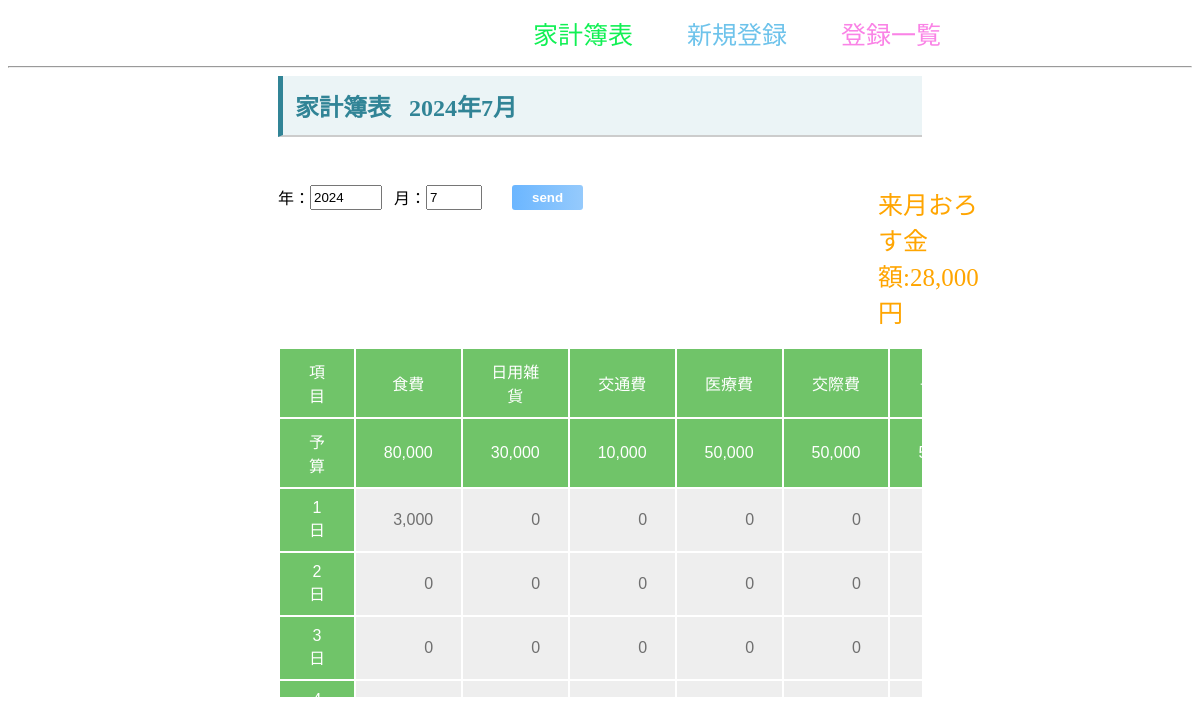
The page / on the database its author committed.
### kakeiboapp/models.py (models this page shows, shortened)
class Koumoku(models.Model):
    Koumoku_name=models.CharField(max_length=30,unique=True)
    yosan = models.IntegerField()
    class Meta:
        db_table="koumoku"

### kakeiboapp/views.py (the view)
# urls.py: path("",views.table,name="table"),
def table(request):
    if request.method=="POST":
        form=YMForm(request.POST)
        if form.is_valid():
            month=form.cleaned_data["month"]
            year=form.cleaned_data["year"]
            list2=tablecheck(year,month)
            list1=list2[0]
            koumokulist=list2[1]
            sumlist=list2[2]
            kurikosilist=list2[3]
            raigetu=list2[4]
            yosan_sum=list2[5]
    else:
        form=YMForm()
        today=timezone.now().date()
        month= today.month
        year= today.year
        list2=tablecheck(year,month)
        list1=list2[0]
        koumokulist=list2[1]
        sumlist=list2[2]
        kurikosilist=list2[3]
        raigetu=list2[4]
        yosan_sum=list2[5]
    return render(request,"kakeiboapp/table.html",context={
        "form":form,
        "list1":list1,
        "koumokulist":koumokulist,
        "sumlist":sumlist,
        "kurikosilist":kurikosilist,
        "raigetu":raigetu,
        "yosan_sum":yosan_sum,
        "year":year,
        "month":month
    })

### kakeiboapp/forms.py
class YMForm(forms.Form):
    today=datetime.datetime.now()
    year=forms.IntegerField(label="年",initial=today.date().year,min_value=1980,max_value=2100)
    month=forms.IntegerField(min_value=1,max_value=12,label="月",initial=today.date().month)

### kakeiboapp/views.py (called while the page is built)
def tablecheck(year,month):
    daylist=[0]
    koumokulist=Koumoku.objects.all()
    daylist=urucheck(year,month,daylist)
    list1=createtop(month,year,daylist,koumokulist)
    sumlist=grouplist_reset()
    kurikosilist=grouplist_reset()
    for i in range(len(daylist)-1):
        for j in range(len(koumokulist)):
                sumlist[j] += list1[i][j]
                sumlist[len(koumokulist)] += list1[i][j]
    for k in range(len(koumokulist)):
        kurikosilist[k] = koumokulist[k].yosan-sumlist[k]
    yosan_sum=0
    for koumoku in koumokulist:
        yosan_sum += koumoku.yosan
    raigetu = sumlist[len(koumokulist)]
    if raigetu > yosan_sum:
        raigetu=yosan_sum
    kurikosilist[len(koumokulist)]=yosan_sum-sumlist[len(koumokulist)]
    list2=[list1,koumokulist,sumlist,kurikosilist,raigetu,yosan_sum,daylist]
    return list2

def urucheck(year,month,daylist):
    if month==2:
        if year%4==0:
            if year%100==0:
                if year%400==0:
                    daylist=listuru(daylist)
                else:
                    daylist=list28(daylist)
            else:
                daylist=listuru(daylist)
        else:
            daylist=list28(daylist)
    elif month==4 or month==6 or month==9 or month==11:
        daylist=list30(daylist)
    else:
        daylist=list31(daylist)
    return daylist

def list31(daylist: List[int]):
    for i in range(31):
        daylist.append(i+1)
    return daylist

def createtop(month,year,daylist: List[int],koumokulist):
    list=[]
    grouplist=grouplist_reset()
    for i in range(len(daylist)-1):
        check_date=date(year,month,daylist[i+1])
        dayrecord=Rireki.objects.filter(date=check_date)
        if len(dayrecord) == 0:
            list.append(grouplist_reset())
        else:
            for j in range(len(dayrecord)):
                for k in range(len(grouplist)-1):
                    if koumokulist[k] == dayrecord[j].koumoku:
                        grouplist[k] += dayrecord[j].fee
                        grouplist[len(grouplist)-1] += dayrecord[j].fee
            list.append(grouplist)
            grouplist=grouplist_reset()
    return list

### templates/kakeiboapp/table.html (shortened to what this page needs)
<!DOCTYPE html>
<html lang="ja">
<head>
{% load static %}
<link rel="stylesheet" href="{% static 'style.css'%}">
</head>
<body>
<div class="link_button">
<button onclick="location.href='{% url 'table'%}'" class="table_button">家計簿表</button>
<button onclick="location.href='{% url 'register'%}'" class="sinki_button">新規登録</button>
<button onclick="location.href='{% url 'list'%}'" class="list_button">登録一覧</button>
</div>
<hr>
{% load humanize %}
<div class="gamen">
<h1 class="page_title">家計簿表&nbsp;&nbsp;&nbsp;{{year}}年{{month}}月</h1>
<div class="yoko">
<form method="POST">
<div class="YMform">
年：{{ form.year }}&nbsp;&nbsp;&nbsp;月：{{ form.month }}
<input type="submit" value="send" id="send_button">
</div>
</form>
<div class="raigetu">来月おろす金額:{{ raigetu|intcomma }}円</div>
</div>
<br>
<table class="flat-table">
    <thead>
        <tr bgcolor="pink">
            <th class="fixed-row">項目</th>
            {% for koumoku in koumokulist %}
            <th class="fixed-row">{{ koumoku.Koumoku_name }}</th>
            {% endfor %}
        </tr>
        <tr>
            <th class="fixed-row2">予算</th>
            {% for koumoku in koumokulist %}
            <th align="right" class="fixed-row2">{{ koumoku.yosan|intcomma }}</th>
            {% endfor %}
        </tr>
    </thead>
    <tbody>
    {% for youso in list1 %}
    <tr>
    <th>{{ forloop.counter }}日</th>
    {% for masu in youso %}
    <td align="right">{{ masu|intcomma }}</td>
    {% endfor %}
    </tr>
    {% endfor %}
    </tbody>
</table>
</div>
</body>
</html>

### static/style.css (style rules this page uses)
.gamen { margin-left:270px; margin-right:270px; }
.page_title { margin: 0px auto; font-size: 1.5em; font-weight: bold; padding-top: .5em; padding-bottom: .5em; padding-left: .5em; margin-bottom: 2em; background-color: #ebf4f6; border-left: 5px solid #318496; border-bottom: 2px solid #cccccc; color: #318496; }
#send_button { border:none; margin-left:30px; border-radius: 3px; position: relative; display: flex; justify-content: space-around; align-items: center; padding: 5px 20px; color: #FFF; transition: 0.3s ease-in-out; font-weight: 600; background: rgb(149,202,252); background: linear-gradient(270deg, rgba(149,202,252,1) 0%, rgba(107,182,255,1) 100%); }
.YMform { display: flex; width:600px }
.raigetu { font-size:25px; color:orange; }
.yoko { display:flex; }

### rows shown on the page
Koumoku: Koumoku_name "食費", yosan "80,000"
Koumoku: Koumoku_name "日用雑貨", yosan "30,000"
Koumoku: Koumoku_name "交通費", yosan "10,000"
Koumoku: Koumoku_name "医療費", yosan "50,000"
Koumoku: Koumoku_name "交際費", yosan "50,000"

### other values the page prints
{{ raigetu|intcomma }} "28,000"
{{ masu|intcomma }} "3,000" "0" "0" "0" "0" "0" "0" "0" "0" "0" "0" "0" "0" "0" "0"
